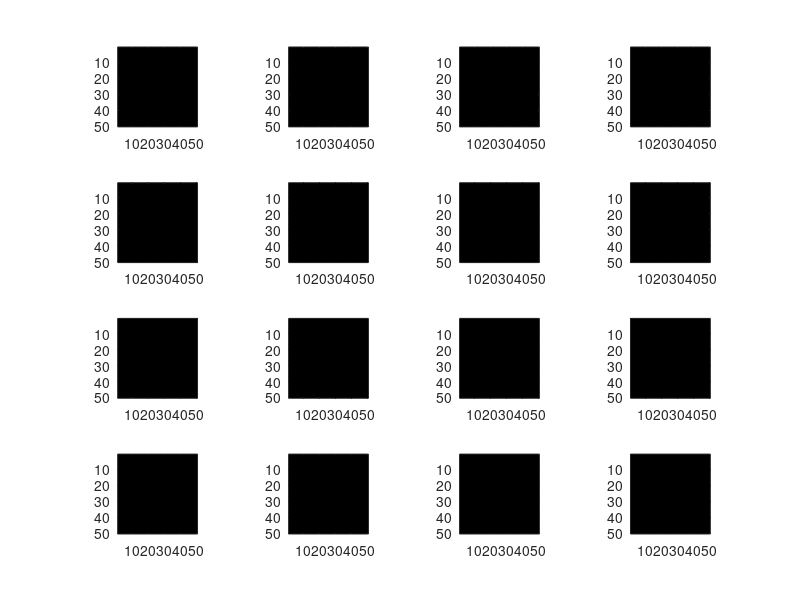

This chart was generated by the following MATLAB code: (Note: this script raises an error after producing the figure.)
% PCA 
clc;clear;
% a)
full_image = zeros(2500,240);

file_name=dir(strcat('/Users/shiqi/Downloads/271b/hw/trainset')); 
for i=4:length(file_name) %suppose there are 10 image
% the path tht u hv imges
  im = im2double(imread(strcat('/Users/shiqi/Downloads/271b/hw/trainset/',file_name(i).name)));
  im_r = reshape(im, [2500,1]);
  c=i-3;
  full_image(:,c) = im_r;
end

mean_f = mean(full_image);
center_f = full_image - repmat(mean_f,[2500,1]);
[U S V] = svd(center_f);
basis = center_f * V(:,1:16);
pic = reshape(basis(:,1:16),[50,50,16]);
for i = 1:16
    subplot(4,4,i);
    imshow(pic(:,:,i),[]);
    axis on 
end

%b)
P1 = full_image(:,1:40);
P2 = full_image(:,41:80);
P3 = full_image(:,81:120);
P4 = full_image(:,121:160);
P5 = full_image(:,161:200);
P6 = full_image(:,201:240);

full_P = zeros(2500,40,6);
full_P(:,:,1) = P1;
full_P(:,:,2) = P2;
full_P(:,:,3) = P3;
full_P(:,:,4) = P4;
full_P(:,:,5) = P5;
full_P(:,:,6) = P6;

i = 1
j = 2
r = 0

W = zeros(2500,15);
for i = 1:5
    for j = (i+1):6
        Px = full_P(:,:,i);
        Py = full_P(:,:,j);
        w_xy = inv(cov(Px')+cov(Py')+eye(2500)) * (mean(Px,2)-mean(Py,2));
        r = r + 1
        W(:,r) = w_xy;
    end
end

W(:,16) = zeros(2500,1);
pic = reshape(W(:,1:16),[50,50,16]);
for i = 1:16
    subplot(4,4,i);
    imshow(pic(:,:,i),[]);
    axis on 
end

% c)
basis_15 = center_f * V(:,1:15);
phi = basis_15';

mu = zeros(15,6);
sigma = zeros(15,15,6);
for i = 1:6
    Z = phi * full_P(:,:,i);
    mu(:,i) = mean(Z,2);
    sigma(:,:,i) = cov(Z');
end

test_image = zeros(2500,60);

file_name=dir(strcat('/Users/shiqi/Downloads/271b/hw/testset')); 
for i=4:length(file_name) %suppose there are 10 image
% the path tht u hv imges
  im = im2double(imread(strcat('/Users/shiqi/Downloads/271b/hw/testset/',file_name(i).name)));
  im_r = reshape(im, [2500,1]);
  c=i-3;
  test_image(:,c) = im_r;
end


P1_t = test_image(:,1:10);
P2_t = test_image(:,11:20);
P3_t = test_image(:,21:30);
P4_t = test_image(:,31:40);
P5_t = test_image(:,41:50);
P6_t = test_image(:,51:60);

full_t = zeros(2500,10,6);
full_t(:,:,1) = P1_t;
full_t(:,:,2) = P2_t;
full_t(:,:,3) = P3_t;
full_t(:,:,4) = P4_t;
full_t(:,:,5) = P5_t;
full_t(:,:,6) = P6_t;



Z_t = zeros(15,10,6);
for i = 1:6
    Z_t(:,:,i) = phi * full_t(:,:,i);
end

% put the test 1 into train 1 and train 2
prior = 1/2
test_error = zeros(6,1);

for i = 1:6
    test_result = [];
    for j = 1:6
        if i ~= j
            testi = log_pdf(Z_t(:,:,i),mu(:,i),sigma(:,:,i)) > log_pdf(Z_t(:,:,i),mu(:,j),sigma(:,:,j));
            test_result = [test_result;testi];
        end
    end
    test_error(i) = 1-sum(test_result(:))/numel(test_result);
end

test_error_all = mean(test_error);

% d)
W_test = W(:,1:15);

test_error = zeros(6,1);

for i = 1:6
    test_result = [];
    for j = 1:6
        if i ~= j
            Px = full_P(:,:,i);
            Py = full_P(:,:,j);
            w_xy = inv(cov(Px')+cov(Py')+eye(2500)) * (mean(Px,2)-mean(Py,2));
            
            Zi = w_xy' * full_P(:,:,i);
            mui = mean(Zi);
            sigmai = cov(Zi');
            
            Zj = w_xy' * full_P(:,:,j);
            muj = mean(Zj);
            sigmaj = cov(Zj');
            
            Z_t = w_xy' * full_t(:,:,i);
            
            testi = log_pdf(Z_t,mui,sigmai) > log_pdf(Z_t,muj,sigmaj);
            
            test_result = [test_result;testi];
        end
    end
    test_error(i) = 1-sum(test_result(:))/numel(test_result);
end
test_error_all = mean(test_error);

% e)

basis_30 = center_f * V(:,1:30);
phi_30 = basis_30';

for i = 1:6
    test_result = [];
    for j = 1:6
        if i ~= j
            Px = phi_30 * full_P(:,:,i);
            Py = phi_30 * full_P(:,:,j);
            w_xy = inv(cov(Px')+cov(Py')) * (mean(Px,2)-mean(Py,2));
            
            Zi = w_xy' * Px;
            mui = mean(Zi);
            sigmai = cov(Zi');
            
            Zj = w_xy' * Py;
            muj = mean(Zj);
            sigmaj = cov(Zj');
            
            Z_t = w_xy' * (phi_30 * full_t(:,:,i));
            
            testi = log_pdf(Z_t,mui,sigmai) > log_pdf(Z_t,muj,sigmaj);
            
            test_result = [test_result;testi];
        end
    end
    test_error(i) = 1-sum(test_result(:))/numel(test_result);
end



